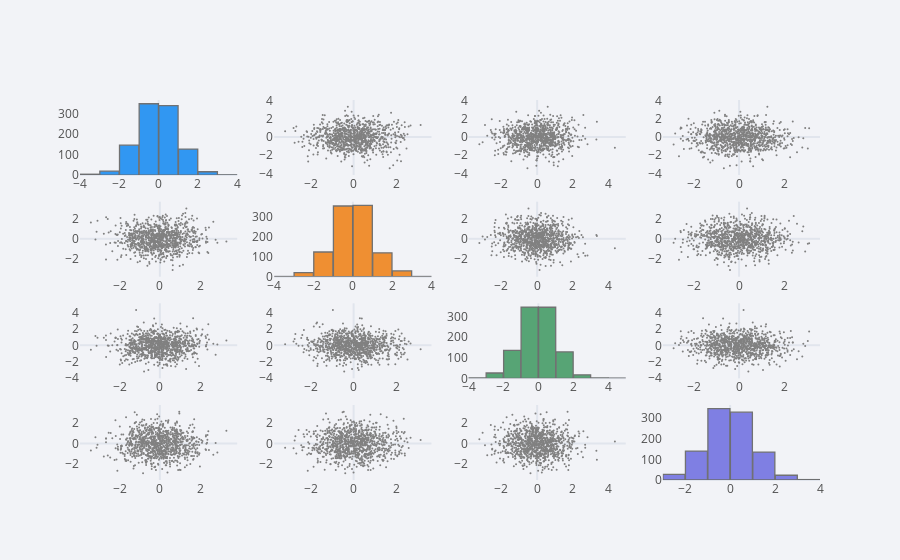

Notebook code for this chart:
### Code cell
df3.scatter_matrix()

### Figure 1 — Plotly figure (JSON) as saved in the notebook; plotly's stock layout.template omitted (floating-point values rounded to 4 significant figures; data arrays with more than 128 entries replaced by an {"elided": "..."} marker saying what was removed)
{"data": [{"histfunc": "count", "histnorm": "", "marker": {"color": "rgba(0, 128, 240, 1.0)", "line": {"color": "#505050", "width": 1.3}}, "name": "a", "nbinsx": 10, "opacity": 0.8, "orientation": "v", "type": "histogram", "x": {"elided": "1000 float values"}, "xaxis": "x", "yaxis": "y"}, {"line": {"color": "rgba(128, 128, 128, 1.0)", "dash": "solid", "shape": "linear", "width": 1.3}, "marker": {"size": 2, "symbol": "circle"}, "mode": "markers", "name": "a", "text": "", "type": "scatter", "x": {"elided": "1000 float values"}, "xaxis": "x2", "y": {"elided": "1000 float values"}, "yaxis": "y2"}, {"line": {"color": "rgba(128, 128, 128, 1.0)", "dash": "solid", "shape": "linear", "width": 1.3}, "marker": {"size": 2, "symbol": "circle"}, "mode": "markers", "name": "a", "text": "", "type": "scatter", "x": {"elided": "1000 float values"}, "xaxis": "x3", "y": {"elided": "1000 float values"}, "yaxis": "y3"}, {"line": {"color": "rgba(128, 128, 128, 1.0)", "dash": "solid", "shape": "linear", "width": 1.3}, "marker": {"size": 2, "symbol": "circle"}, "mode": "markers", "name": "a", "text": "", "type": "scatter", "x": {"elided": "1000 float values"}, "xaxis": "x4", "y": {"elided": "1000 float values"}, "yaxis": "y4"}, {"line": {"color": "rgba(128, 128, 128, 1.0)", "dash": "solid", "shape": "linear", "width": 1.3}, "marker": {"size": 2, "symbol": "circle"}, "mode": "markers", "name": "b", "text": "", "type": "scatter", "x": {"elided": "1000 float values"}, "xaxis": "x5", "y": {"elided": "1000 float values"}, "yaxis": "y5"}, {"histfunc": "count", "histnorm": "", "marker": {"color": "rgba(238, 118, 0, 1.0)", "line": {"color": "#505050", "width": 1.3}}, "name": "b", "nbinsx": 10, "opacity": 0.8, "orientation": "v", "type": "histogram", "x": {"elided": "1000 float values"}, "xaxis": "x6", "yaxis": "y6"}, {"line": {"color": "rgba(128, 128, 128, 1.0)", "dash": "solid", "shape": "linear", "width": 1.3}, "marker": {"size": 2, "symbol": "circle"}, "mode": "markers", "name": "b", "text": "", "type": "scatter", "x": {"elided": "1000 float values"}, "xaxis": "x7", "y": {"elided": "1000 float values"}, "yaxis": "y7"}, {"line": {"color": "rgba(128, 128, 128, 1.0)", "dash": "solid", "shape": "linear", "width": 1.3}, "marker": {"size": 2, "symbol": "circle"}, "mode": "markers", "name": "b", "text": "", "type": "scatter", "x": {"elided": "1000 float values"}, "xaxis": "x8", "y": {"elided": "1000 float values"}, "yaxis": "y8"}, {"line": {"color": "rgba(128, 128, 128, 1.0)", "dash": "solid", "shape": "linear", "width": 1.3}, "marker": {"size": 2, "symbol": "circle"}, "mode": "markers", "name": "c", "text": "", "type": "scatter", "x": {"elided": "1000 float values"}, "xaxis": "x9", "y": {"elided": "1000 float values"}, "yaxis": "y9"}, {"line": {"color": "rgba(128, 128, 128, 1.0)", "dash": "solid", "shape": "linear", "width": 1.3}, "marker": {"size": 2, "symbol": "circle"}, "mode": "markers", "name": "c", "text": "", "type": "scatter", "x": {"elided": "1000 float values"}, "xaxis": "x10", "y": {"elided": "1000 float values"}, "yaxis": "y10"}, {"histfunc": "count", "histnorm": "", "marker": {"color": "rgba(48, 144, 84, 1.0)", "line": {"color": "#505050", "width": 1.3}}, "name": "c", "nbinsx": 10, "opacity": 0.8, "orientation": "v", "type": "histogram", "x": {"elided": "1000 float values"}, "xaxis": "x11", "yaxis": "y11"}, {"line": {"color": "rgba(128, 128, 128, 1.0)", "dash": "solid", "shape": "linear", "width": 1.3}, "marker": {"size": 2, "symbol": "circle"}, "mode": "markers", "name": "c", "text": "", "type": "scatter", "x": {"elided": "1000 float values"}, "xaxis": "x12", "y": {"elided": "1000 float values"}, "yaxis": "y12"}, {"line": {"color": "rgba(128, 128, 128, 1.0)", "dash": "solid", "shape": "linear", "width": 1.3}, "marker": {"size": 2, "symbol": "circle"}, "mode": "markers", "name": "d", "text": "", "type": "scatter", "x": {"elided": "1000 float values"}, "xaxis": "x13", "y": {"elided": "1000 float values"}, "yaxis": "y13"}, {"line": {"color": "rgba(128, 128, 128, 1.0)", "dash": "solid", "shape": "linear", "width": 1.3}, "marker": {"size": 2, "symbol": "circle"}, "mode": "markers", "name": "d", "text": "", "type": "scatter", "x": {"elided": "1000 float values"}, "xaxis": "x14", "y": {"elided": "1000 float values"}, "yaxis": "y14"}, {"line": {"color": "rgba(128, 128, 128, 1.0)", "dash": "solid", "shape": "linear", "width": 1.3}, "marker": {"size": 2, "symbol": "circle"}, "mode": "markers", "name": "d", "text": "", "type": "scatter", "x": {"elided": "1000 float values"}, "xaxis": "x15", "y": {"elided": "1000 float values"}, "yaxis": "y15"}, {"histfunc": "count", "histnorm": "", "marker": {"color": "rgba(98, 98, 222, 1.0)", "line": {"color": "#505050", "width": 1.3}}, "name": "d", "nbinsx": 10, "opacity": 0.8, "orientation": "v", "type": "histogram", "x": {"elided": "1000 float values"}, "xaxis": "x16", "yaxis": "y16"}], "layout": {"bargap": 0.02, "legend": {"bgcolor": "#F2F3F7", "font": {"color": "#505050"}}, "paper_bgcolor": "#F2F3F7", "plot_bgcolor": "#F2F3F7", "showlegend": false, "title": {"font": {"color": "#484848"}}, "xaxis": {"anchor": "y", "domain": [0, 0.2125], "gridcolor": "#E1E5ED", "showgrid": false, "tickfont": {"color": "#505050"}, "title": {"font": {"color": "#505050"}, "text": ""}, "zerolinecolor": "#E1E5ED"}, "xaxis10": {"anchor": "y10", "domain": [0.2625, 0.475], "gridcolor": "#E1E5ED", "showgrid": false, "tickfont": {"color": "#505050"}, "title": {"font": {"color": "#505050"}, "text": ""}, "zerolinecolor": "#E1E5ED"}, "xaxis11": {"anchor": "y11", "domain": [0.525, 0.7375], "gridcolor": "#E1E5ED", "showgrid": false, "tickfont": {"color": "#505050"}, "title": {"font": {"color": "#505050"}, "text": ""}, "zerolinecolor": "#E1E5ED"}, "xaxis12": {"anchor": "y12", "domain": [0.7875, 1], "gridcolor": "#E1E5ED", "showgrid": false, "tickfont": {"color": "#505050"}, "title": {"font": {"color": "#505050"}, "text": ""}, "zerolinecolor": "#E1E5ED"}, "xaxis13": {"anchor": "y13", "domain": [0, 0.2125], "gridcolor": "#E1E5ED", "showgrid": false, "tickfont": {"color": "#505050"}, "title": {"font": {"color": "#505050"}, "text": ""}, "zerolinecolor": "#E1E5ED"}, "xaxis14": {"anchor": "y14", "domain": [0.2625, 0.475], "gridcolor": "#E1E5ED", "showgrid": false, "tickfont": {"color": "#505050"}, "title": {"font": {"color": "#505050"}, "text": ""}, "zerolinecolor": "#E1E5ED"}, "xaxis15": {"anchor": "y15", "domain": [0.525, 0.7375], "gridcolor": "#E1E5ED", "showgrid": false, "tickfont": {"color": "#505050"}, "title": {"font": {"color": "#505050"}, "text": ""}, "zerolinecolor": "#E1E5ED"}, "xaxis16": {"anchor": "y16", "domain": [0.7875, 1], "gridcolor": "#E1E5ED", "showgrid": false, "tickfont": {"color": "#505050"}, "title": {"font": {"color": "#505050"}, "text": ""}, "zerolinecolor": "#E1E5ED"}, "xaxis2": {"anchor": "y2", "domain": [0.2625, 0.475], "gridcolor": "#E1E5ED", "showgrid": false, "tickfont": {"color": "#505050"}, "title": {"font": {"color": "#505050"}, "text": ""}, "zerolinecolor": "#E1E5ED"}, "xaxis3": {"anchor": "y3", "domain": [0.525, 0.7375], "gridcolor": "#E1E5ED", "showgrid": false, "tickfont": {"color": "#505050"}, "title": {"font": {"color": "#505050"}, "text": ""}, "zerolinecolor": "#E1E5ED"}, "xaxis4": {"anchor": "y4", "domain": [0.7875, 1], "gridcolor": "#E1E5ED", "showgrid": false, "tickfont": {"color": "#505050"}, "title": {"font": {"color": "#505050"}, "text": ""}, "zerolinecolor": "#E1E5ED"}, "xaxis5": {"anchor": "y5", "domain": [0, 0.2125], "gridcolor": "#E1E5ED", "showgrid": false, "tickfont": {"color": "#505050"}, "title": {"font": {"color": "#505050"}, "text": ""}, "zerolinecolor": "#E1E5ED"}, "xaxis6": {"anchor": "y6", "domain": [0.2625, 0.475], "gridcolor": "#E1E5ED", "showgrid": false, "tickfont": {"color": "#505050"}, "title": {"font": {"color": "#505050"}, "text": ""}, "zerolinecolor": "#E1E5ED"}, "xaxis7": {"anchor": "y7", "domain": [0.525, 0.7375], "gridcolor": "#E1E5ED", "showgrid": false, "tickfont": {"color": "#505050"}, "title": {"font": {"color": "#505050"}, "text": ""}, "zerolinecolor": "#E1E5ED"}, "xaxis8": {"anchor": "y8", "domain": [0.7875, 1], "gridcolor": "#E1E5ED", "showgrid": false, "tickfont": {"color": "#505050"}, "title": {"font": {"color": "#505050"}, "text": ""}, "zerolinecolor": "#E1E5ED"}, "xaxis9": {"anchor": "y9", "domain": [0, 0.2125], "gridcolor": "#E1E5ED", "showgrid": false, "tickfont": {"color": "#505050"}, "title": {"font": {"color": "#505050"}, "text": ""}, "zerolinecolor": "#E1E5ED"}, "yaxis": {"anchor": "x", "domain": [0.8025, 1], "gridcolor": "#E1E5ED", "showgrid": false, "tickfont": {"color": "#505050"}, "title": {"font": {"color": "#505050"}, "text": ""}, "zerolinecolor": "#E1E5ED"}, "yaxis10": {"anchor": "x10", "domain": [0.2675, 0.465], "gridcolor": "#E1E5ED", "showgrid": false, "tickfont": {"color": "#505050"}, "title": {"font": {"color": "#505050"}, "text": ""}, "zerolinecolor": "#E1E5ED"}, "yaxis11": {"anchor": "x11", "domain": [0.2675, 0.465], "gridcolor": "#E1E5ED", "showgrid": false, "tickfont": {"color": "#505050"}, "title": {"font": {"color": "#505050"}, "text": ""}, "zerolinecolor": "#E1E5ED"}, "yaxis12": {"anchor": "x12", "domain": [0.2675, 0.465], "gridcolor": "#E1E5ED", "showgrid": false, "tickfont": {"color": "#505050"}, "title": {"font": {"color": "#505050"}, "text": ""}, "zerolinecolor": "#E1E5ED"}, "yaxis13": {"anchor": "x13", "domain": [0, 0.1975], "gridcolor": "#E1E5ED", "showgrid": false, "tickfont": {"color": "#505050"}, "title": {"font": {"color": "#505050"}, "text": ""}, "zerolinecolor": "#E1E5ED"}, "yaxis14": {"anchor": "x14", "domain": [0, 0.1975], "gridcolor": "#E1E5ED", "showgrid": false, "tickfont": {"color": "#505050"}, "title": {"font": {"color": "#505050"}, "text": ""}, "zerolinecolor": "#E1E5ED"}, "yaxis15": {"anchor": "x15", "domain": [0, 0.1975], "gridcolor": "#E1E5ED", "showgrid": false, "tickfont": {"color": "#505050"}, "title": {"font": {"color": "#505050"}, "text": ""}, "zerolinecolor": "#E1E5ED"}, "yaxis16": {"anchor": "x16", "domain": [0, 0.1975], "gridcolor": "#E1E5ED", "showgrid": false, "tickfont": {"color": "#505050"}, "title": {"font": {"color": "#505050"}, "text": ""}, "zerolinecolor": "#E1E5ED"}, "yaxis2": {"anchor": "x2", "domain": [0.8025, 1], "gridcolor": "#E1E5ED", "showgrid": false, "tickfont": {"color": "#505050"}, "title": {"font": {"color": "#505050"}, "text": ""}, "zerolinecolor": "#E1E5ED"}, "yaxis3": {"anchor": "x3", "domain": [0.8025, 1], "gridcolor": "#E1E5ED", "showgrid": false, "tickfont": {"color": "#505050"}, "title": {"font": {"color": "#505050"}, "text": ""}, "zerolinecolor": "#E1E5ED"}, "yaxis4": {"anchor": "x4", "domain": [0.8025, 1], "gridcolor": "#E1E5ED", "showgrid": false, "tickfont": {"color": "#505050"}, "title": {"font": {"color": "#505050"}, "text": ""}, "zerolinecolor": "#E1E5ED"}, "yaxis5": {"anchor": "x5", "domain": [0.535, 0.7325], "gridcolor": "#E1E5ED", "showgrid": false, "tickfont": {"color": "#505050"}, "title": {"font": {"color": "#505050"}, "text": ""}, "zerolinecolor": "#E1E5ED"}, "yaxis6": {"anchor": "x6", "domain": [0.535, 0.7325], "gridcolor": "#E1E5ED", "showgrid": false, "tickfont": {"color": "#505050"}, "title": {"font": {"color": "#505050"}, "text": ""}, "zerolinecolor": "#E1E5ED"}, "yaxis7": {"anchor": "x7", "domain": [0.535, 0.7325], "gridcolor": "#E1E5ED", "showgrid": false, "tickfont": {"color": "#505050"}, "title": {"font": {"color": "#505050"}, "text": ""}, "zerolinecolor": "#E1E5ED"}, "yaxis8": {"anchor": "x8", "domain": [0.535, 0.7325], "gridcolor": "#E1E5ED", "showgrid": false, "tickfont": {"color": "#505050"}, "title": {"font": {"color": "#505050"}, "text": ""}, "zerolinecolor": "#E1E5ED"}, "yaxis9": {"anchor": "x9", "domain": [0.2675, 0.465], "gridcolor": "#E1E5ED", "showgrid": false, "tickfont": {"color": "#505050"}, "title": {"font": {"color": "#505050"}, "text": ""}, "zerolinecolor": "#E1E5ED"}}}
